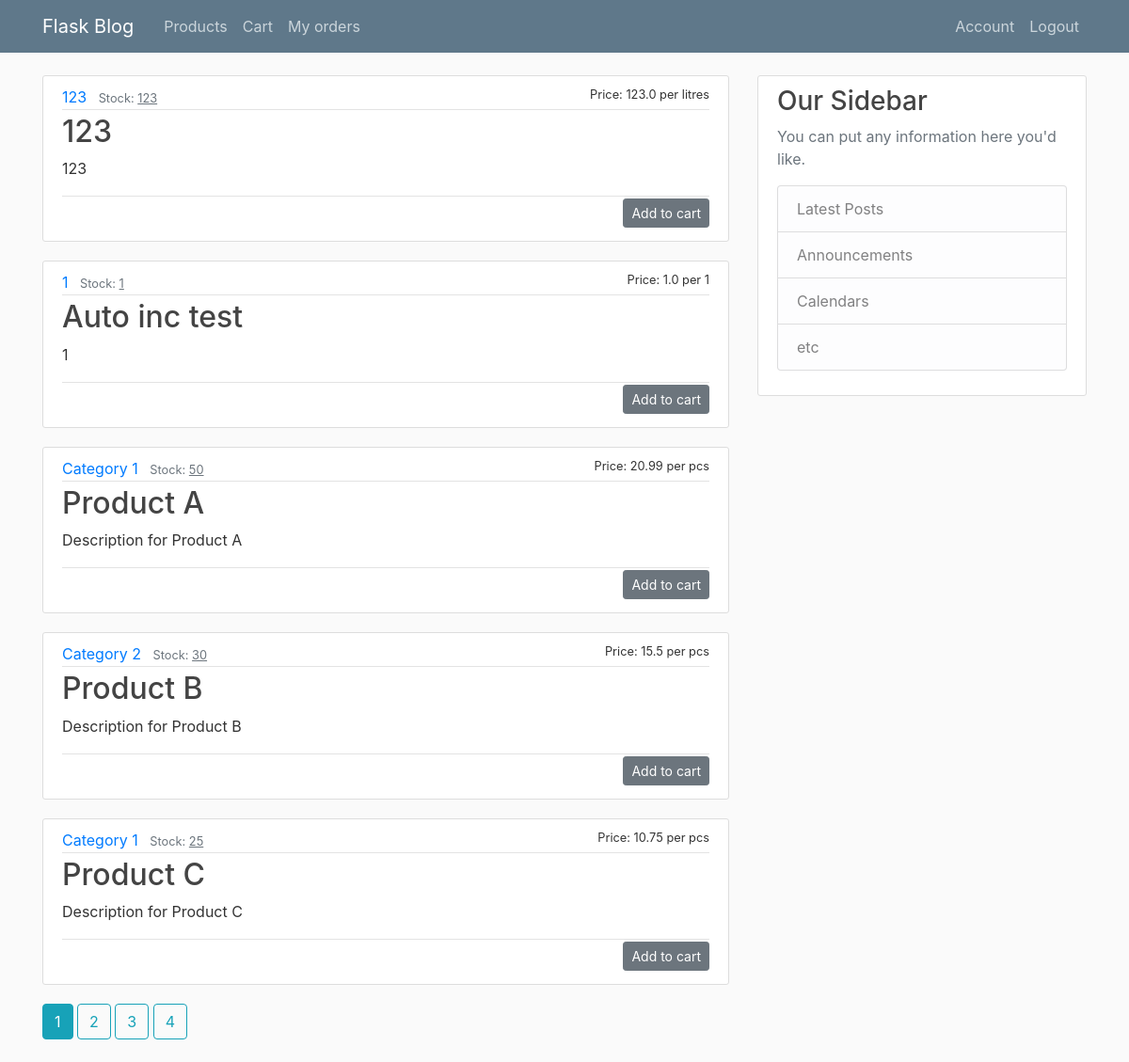
Before: /products (signed in) with the older database file.
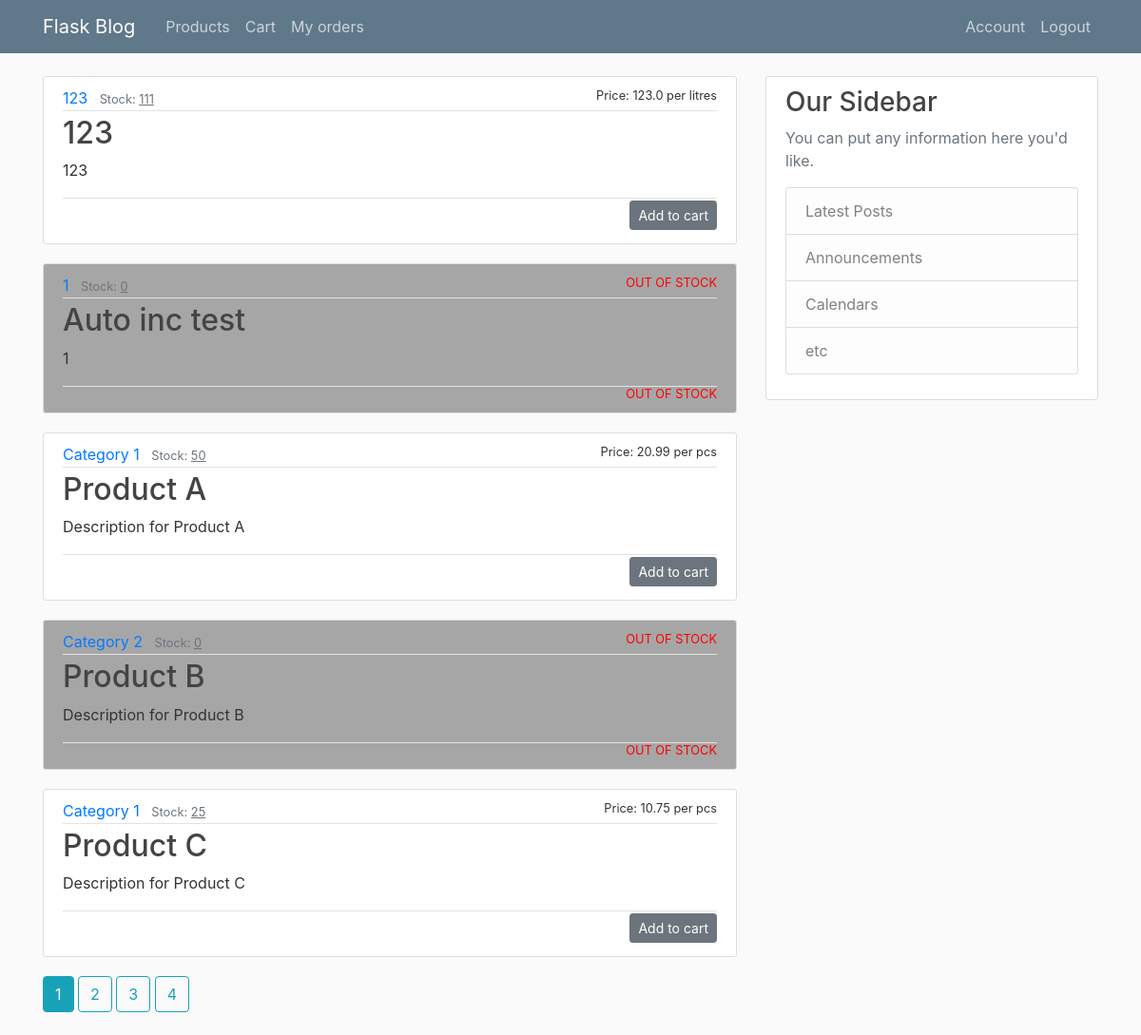
After: the same page with the newer database file.
### flaskblog/models.py (models this page shows, shortened)
class Product(db.Model):
    id = db.Column(db.Integer, primary_key=True)
    name = db.Column(db.String(20), nullable=False, unique=True)
    category = db.Column(db.String(20), nullable=False)
    price = db.Column(db.Float, nullable=False)
    quantityInStock = db.Column(db.Integer, nullable=False)
    unitOfMeasure = db.Column(db.String(20), nullable=False)
    description = db.Column(db.Text, nullable=False)

### flaskblog/main/routes.py (the view)
@main.route("/products")
@login_required
def products():
    page = request.args.get('page', 1, type=int)
    products = Product.query.order_by(Product.name.asc()).paginate(page=page, per_page=5)
    return render_template('products.html', title='Products', products=products)

### flaskblog/models.py (called while the page is built)
@login_manager.user_loader
def load_user(user_id):
    return User.query.get(int(user_id))

    def has_roles(self, role):
        if isinstance(role, str):
            return role in (role.name for role in self.roles)
        else:
            return role in self.roles

### flaskblog/templates/products.html
{% extends "layout.html" %}
{% block content %}
    {% for product in products.items %}
        <article class="media content-section {% if product.quantityInStock==0 %}gray-bg{% endif %}">
          <div class="media-body">
            <div class="product-metadata">
              <a class="mr-2" href="{{ url_for('products.category_products', category=product.category) }}">{{ product.category }}</a>
              <small class="text-muted">Stock: <u>{{ product.quantityInStock }}</u></small>
              <small class="flt-r" {% if product.quantityInStock==0 %}style="color: red;"{% endif %}>{% if product.quantityInStock==0 %}OUT OF STOCK{% else %} Price: {{product.price}} per {{product.unitOfMeasure}}{% endif %}</small>
            </div>
            <h2><a class="product-title" href="{{ url_for('products.product', product_id=product.id) }}">{{ product.name }}</a></h2>
            <p class="product-content">{{ product.description }}</p>
            <div class="product-metadata">
              <small class="flt-r" {% if product.quantityInStock==0 %}style="color: red;"{% endif %}>
                {% if product.quantityInStock==0 %}
                  OUT OF STOCK
                {% else %}
                  <a class="btn btn-secondary btn-sm mt-1 mb-1 flt-r" href="{{ url_for('products.add_to_cart', product_id=product.id, page=products.page, quantityInStock=product.quantityInStock) }}">Add to cart</a>
                {% endif %}</small>
            </div>
          </div>
        </article>
    {% endfor %}
    {% for page_num in products.iter_pages(left_edge=1, right_edge=1, left_current=1, right_current=2) %}
      {% if page_num %}
        {% if products.page == page_num %}
          <a class="btn btn-info mb-4" href="{{ url_for('main.products', page=page_num) }}">{{ page_num }}</a>
        {% else %}
          <a class="btn btn-outline-info mb-4" href="{{ url_for('main.products', page=page_num) }}">{{ page_num }}</a>
        {% endif %}
      {% else %}
        ...
      {% endif %}
    {% endfor %}
{% endblock content %}

### flaskblog/templates/layout.html (shortened to what this page needs)
<!DOCTYPE html>
<html>
<head>
    <link rel="stylesheet" href="https://maxcdn.bootstrapcdn.com/bootstrap/4.0.0/css/bootstrap.min.css">
    <link rel="stylesheet" type="text/css" href="{{ url_for('static', filename='main.css') }}">
</head>
<body>
    <header class="site-header">
      <nav class="navbar navbar-expand-md navbar-dark bg-steel fixed-top">
        <div class="container">
          <a class="navbar-brand mr-4" href="/">Flask Blog</a>
          <div class="collapse navbar-collapse" id="navbarToggle">
            <div class="navbar-nav mr-auto">
              {% if current_user.is_authenticated %}
                <a class="nav-item nav-link" href="{{ url_for('main.products') }}">Products</a>
                <a class="nav-item nav-link" href="{{ url_for('main.cart') }}">Cart</a>
                <a class="nav-item nav-link" href="{{ url_for('main.orders') }}">My orders</a>
              {% endif %}
            </div>
            <div class="navbar-nav">
              {% if current_user.is_authenticated %}
                <a class="nav-item nav-link" href="{{ url_for('users.account') }}">Account</a>
                <a class="nav-item nav-link" href="{{ url_for('users.logout') }}">Logout</a>
              {% else %}
                <a class="nav-item nav-link" href="{{ url_for('users.login') }}">Login</a>
                <a class="nav-item nav-link" href="{{ url_for('users.register') }}">Register</a>
              {% endif %}
            </div>
          </div>
        </div>
      </nav>
    </header>
    <main role="main" class="container">
      <div class="row">
        <div class="col-md-8">
          {% block content %}{% endblock %}
        </div>
        <div class="col-md-4">
          <div class="content-section">
            <h3>Our Sidebar</h3>
            <p class='text-muted'>You can put any information here you'd like.
              <ul class="list-group">
                <li class="list-group-item list-group-item-light">Latest Posts</li>
                <li class="list-group-item list-group-item-light">Announcements</li>
                <li class="list-group-item list-group-item-light">Calendars</li>
                <li class="list-group-item list-group-item-light">etc</li>
              </ul>
            </p>
          </div>
        </div>
      </div>
    </main>
</body>
</html>

### flaskblog/static/main.css (style rules this page uses)
body { background: #fafafa; color: #333333; margin-top: 5rem; }
h1, h2, h3, h4, h5, h6 { color: #444444; }
.bg-steel { background-color: #5f788a; }
.site-header .navbar-nav .nav-link { color: #cbd5db; }
.content-section { background: #ffffff; padding: 10px 20px; border: 1px solid #dddddd; border-radius: 3px; margin-bottom: 20px; }
.product-title { color: #444444; }
.product-content { white-space: pre-line; }
.product-metadata { padding-bottom: 1px; margin-bottom: 4px; border-bottom: 1px solid #e3e3e3 }
.flt-r { float: right; }
.gray-bg { background-color: rgb(167, 166, 166); }

Changed rows visible on the page:
changed Product "litres": quantityInStock "123" → "111"
changed Product "Auto inc test": quantityInStock "1" → "0"; price "1.0" → (not shown); unitOfMeasure "1" → (not shown); quantityInStock "Price: per Add to cart" → "OUT OF STOCK OUT OF STOCK"
changed Product "Product B": quantityInStock "30" → "0"; price "15.5" → (not shown); unitOfMeasure "pcs" → (not shown); quantityInStock "Price: per Add to cart" → "OUT OF STOCK OUT OF STOCK"
